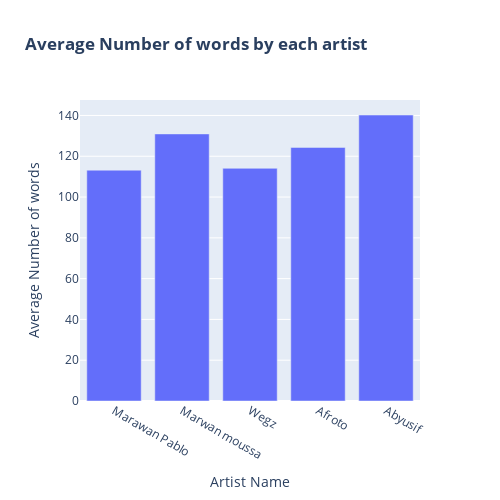

The cell this chart's notebook holds for it:
### Code cell
# Create a bar graph

layout = go.Layout(title='<b>Average Number of words by each artist</b>')
fig = go.Figure(data=[go.Bar(x=artist_names, y=artist_avg_num_words)],layout=layout)
# Customize the layout
fig.update_layout(xaxis_title='Artist Name', yaxis_title='Average Number of words', 
                   height=500, width=500)
plotly.offline.iplot(fig)

### Figure 1 — Plotly figure (JSON) as saved in the notebook; plotly's stock layout.template omitted (floating-point values rounded to 4 significant figures)
{"data": [{"type": "bar", "x": ["Marawan Pablo", "Marwan moussa", "Wegz", "Afroto", "Abyusif"], "y": [113.2, 131.0, 114.1, 124.3, 140.2]}], "layout": {"height": 500, "title": {"text": "<b>Average Number of words by each artist</b>"}, "width": 500, "xaxis": {"title": {"text": "Artist Name"}}, "yaxis": {"title": {"text": "Average Number of words"}}}}
